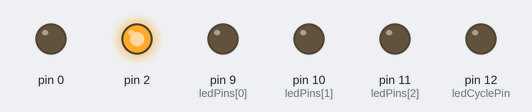
Simulated run of this sketch. Board: Arduino Uno, built with avr-gcc and run on an emulated ATmega328P. On the bench: output pins drawn as LEDs (lit = HIGH).

Above: at 0.15 s.
At 5.26 s:
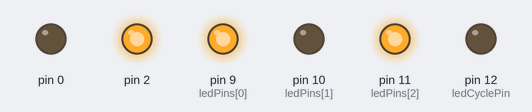
At 10.37 s:
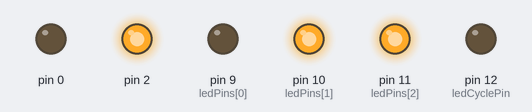
At 19.99 s:
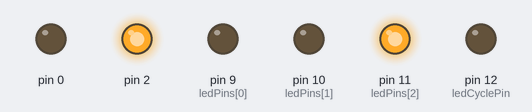
At 29.92 s:
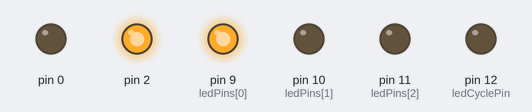
At 39.84 s:
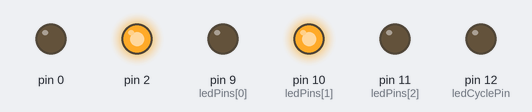
Timing chart, 0 to 40.0 s (numbered marks = the images above):
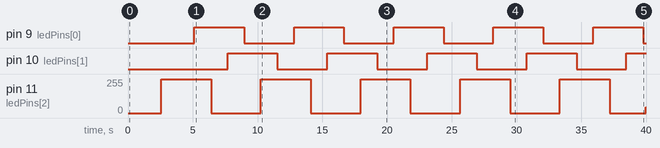

The sketch:

_4-rgb-smooth-transition.ino
```cpp
int ledPinsLen = 3;
int ledPins[3] = {9, 10, 11};
int ledCyclePin = 12;
int inc = 1;

int timer = 5;
int intensity = 255;

int cur = -1;
int last = -1;

void setup() {
  for(int i=0; i<ledPinsLen; i++){
    pinMode(ledPins[i], OUTPUT);
  }

  pinMode(ledCyclePin, OUTPUT);

  analogWrite(ledPins[9], 255);
  analogWrite(ledPins[10], 255);
  analogWrite(ledPins[11], 0);

  cur = 0;
  last = 2;
}

void turnOn(int ledPin, int intensity, int timer){
    analogWrite(ledPin, intensity);
    delay(timer);
}

void turnOff(int ledPin, int intensity, int timer){
    analogWrite(ledPin, intensity);
    delay(timer);
}

void dTurnOn(int ledPin, int timer){
    digitalWrite(ledPin, HIGH);
    delay(timer);
}

void dTurnOff(int ledPin, int timer){
    digitalWrite(ledPin, LOW);
    delay(timer);
}

void fadeOn(int ledPin, int timer){
    for(int j=0; j<256; j+=inc){
      analogWrite(ledPin, j);
      delay(timer);
    }
}

void fadeOff(int ledPin, int timer){
    for(int j=255; j>=0; j-=inc){
      analogWrite(ledPin, j);
      delay(timer);
    }
}

void loop() {

  fadeOff(ledPins[cur], timer);
  fadeOn(ledPins[last], timer);

  last = cur;
  cur = cur + 1;
  if(cur > (ledPinsLen-1)){
    cur = 0;
  }

/*
  dTurnOn(ledCyclePin, timer);
  delay(200);
  dTurnOff(ledCyclePin, timer);
*/
}
```

Measured:
- by itself, pin 9 (ledPins[0]), pin 10 (ledPins[1]): alternates HIGH for 3.8 s and LOW for 3.8 s
- by itself, pin 11 (ledPins[2]): 0/255 → 255/255 at 2.6 s, → 0/255 3.8 s later, → 255/255 3.8 s later, → 0/255 3.8 s later, … (11 changes in this stretch)
